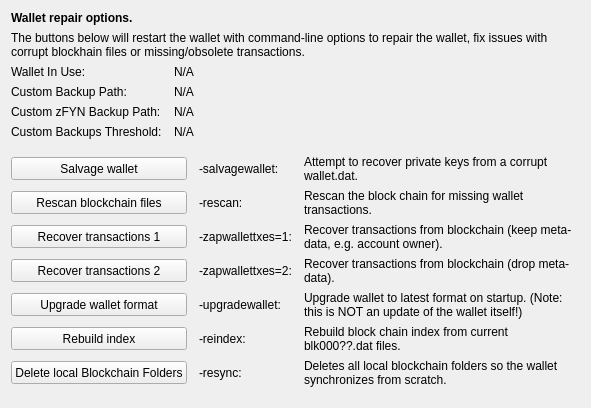
     <widget class="QWidget" name="tab_repair">
      <attribute name="title">
       <string>&amp;Wallet Repair</string>
      </attribute>
      <layout class="QGridLayout" name="gridLayout_4" columnstretch="0,0,0,0">
       <property name="horizontalSpacing">
        <number>12</number>
       </property>
       <item row="0" column="0" colspan="4">
        <widget class="QLabel" name="label_repair_header">
         <property name="font">
          <font>
           <weight>75</weight>
           <bold>true</bold>
          </font>
         </property>
         <property name="text">
          <string>Wallet repair options.</string>
         </property>
        </widget>
       </item>
       <item row="1" column="0" colspan="4">
        <widget class="QLabel" name="label_repair_helptext">
         <property name="font">
          <font>
           <weight>50</weight>
           <bold>false</bold>
          </font>
         </property>
         <property name="text">
          <string>The buttons below will restart the wallet with command-line options to repair the wallet, fix issues with corrupt blockhain files or missing/obsolete transactions.</string>
         </property>
         <property name="wordWrap">
          <bool>true</bool>
         </property>
        </widget>
       </item>
       <item row="2" column="0">
        <widget class="QLabel" name="wallet_path_label">
         <property name="text">
          <string>Wallet In Use:</string>
         </property>
        </widget>
       </item>
       <item row="2" column="1" colspan="3">
        <widget class="QLabel" name="wallet_path">
         <property name="cursor">
          <cursorShape>IBeamCursor</cursorShape>
         </property>
         <property name="text">
          <string>N/A</string>
         </property>
         <property name="textFormat">
          <enum>Qt::PlainText</enum>
         </property>
         <property name="textInteractionFlags">
          <set>Qt::LinksAccessibleByMouse|Qt::TextSelectableByKeyboard|Qt::TextSelectableByMouse</set>
         </property>
        </widget>
       </item>
       <item row="3" column="0">
        <widget class="QLabel" name="wallet_custombackuppath_label">
         <property name="text">
          <string>Custom Backup Path:</string>
         </property>
         <property name="visible">
          <bool>false</bool>
         </property>
        </widget>
       </item>
       <item row="3" column="1" colspan="3">
        <widget class="QLabel" name="wallet_custombackuppath">
         <property name="cursor">
          <cursorShape>IBeamCursor</cursorShape>
         </property>
         <property name="text">
          <string>N/A</string>
         </property>
         <property name="textFormat">
          <enum>Qt::PlainText</enum>
         </property>
         <property name="textInteractionFlags">
          <set>Qt::LinksAccessibleByMouse|Qt::TextSelectableByKeyboard|Qt::TextSelectableByMouse</set>
         </property>
         <property name="visible">
          <bool>false</bool>
         </property>
        </widget>
       </item>
       <item row="4" column="0">
        <widget class="QLabel" name="wallet_customzfynbackuppath_label">
         <property name="text">
          <string>Custom zFYN Backup Path:</string>
         </property>
         <property name="visible">
          <bool>false</bool>
         </property>
        </widget>
       </item>
       <item row="4" column="1" colspan="3">
        <widget class="QLabel" name="wallet_customzfynbackuppath">
         <property name="cursor">
          <cursorShape>IBeamCursor</cursorShape>
         </property>
         <property name="text">
          <string>N/A</string>
         </property>
         <property name="textFormat">
          <enum>Qt::PlainText</enum>
         </property>
         <property name="textInteractionFlags">
          <set>Qt::LinksAccessibleByMouse|Qt::TextSelectableByKeyboard|Qt::TextSelectableByMouse</set>
         </property>
         <property name="visible">
          <bool>false</bool>
         </property>
        </widget>
       </item>
       <item row="5" column="0">
        <widget class="QLabel" name="wallet_custombackupthreshold_label">
         <property name="text">
          <string>Custom Backups Threshold:</string>
         </property>
         <property name="visible">
          <bool>false</bool>
         </property>
        </widget>
       </item>
       <item row="5" column="1" colspan="3">
        <widget class="QLabel" name="wallet_custombackupthreshold">
         <property name="cursor">
          <cursorShape>IBeamCursor</cursorShape>
         </property>
         <property name="text">
          <string>N/A</string>
         </property>
         <property name="textFormat">
          <enum>Qt::PlainText</enum>
         </property>
         <property name="textInteractionFlags">
          <set>Qt::LinksAccessibleByMouse|Qt::TextSelectableByKeyboard|Qt::TextSelectableByMouse</set>
         </property>
         <property name="visible">
          <bool>false</bool>
         </property>
        </widget>
       </item>
       <item row="6" column="0">
        <spacer name="verticalSpacer_repair1">
         <property name="orientation">
          <enum>Qt::Vertical</enum>
         </property>
         <property name="sizeHint" stdset="0">
          <size>
           <width>10</width>
           <height>10</height>
          </size>
         </property>
        </spacer>
       </item>
       <item row="7" column="0" colspan="2">
        <widget class="QPushButton" name="btn_salvagewallet">
         <property name="minimumSize">
          <size>
           <width>100</width>
           <height>23</height>
          </size>
         </property>
         <property name="text">
          <string>Salvage wallet</string>
         </property>
        </widget>
       </item>
       <item row="7" column="2">
        <widget class="QLabel" name="label_repair_salvage_command">
         <property name="text">
          <string notr="true">-salvagewallet:</string>
         </property>
        </widget>
       </item>
       <item row="7" column="3">
        <widget class="QLabel" name="label_repair_salvage">
         <property name="text">
          <string>Attempt to recover private keys from a corrupt wallet.dat.</string>
         </property>
         <property name="wordWrap">
          <bool>true</bool>
         </property>
        </widget>
       </item>
       <item row="8" column="0" colspan="2">
        <widget class="QPushButton" name="btn_rescan">
         <property name="minimumSize">
          <size>
           <width>100</width>
           <height>23</height>
          </size>
         </property>
         <property name="text">
          <string>Rescan blockchain files</string>
         </property>
        </widget>
       </item>
       <item row="8" column="2">
        <widget class="QLabel" name="label_repair_rescan_command">
         <property name="text">
          <string notr="true">-rescan:</string>
         </property>
        </widget>
       </item>
       <item row="8" column="3">
        <widget class="QLabel" name="label_repair_rescan">
         <property name="text">
          <string>Rescan the block chain for missing wallet transactions.</string>
         </property>
         <property name="wordWrap">
          <bool>true</bool>
         </property>
        </widget>
       </item>
       <item row="9" column="0" colspan="2">
        <widget class="QPushButton" name="btn_zapwallettxes1">
         <property name="minimumSize">
          <size>
           <width>100</width>
           <height>23</height>
          </size>
         </property>
         <property name="text">
          <string>Recover transactions 1</string>
         </property>
        </widget>
       </item>
       <item row="9" column="2">
        <widget class="QLabel" name="label_repair_zap1_command">
         <property name="text">
          <string notr="true">-zapwallettxes=1:</string>
         </property>
        </widget>
       </item>
       <item row="9" column="3">
        <widget class="QLabel" name="label_repair_zap1">
         <property name="text">
          <string>Recover transactions from blockchain (keep meta-data, e.g. account owner).</string>
         </property>
         <property name="wordWrap">
          <bool>true</bool>
         </property>
        </widget>
       </item>
       <item row="10" column="0" colspan="2">
        <widget class="QPushButton" name="btn_zapwallettxes2">
         <property name="minimumSize">
          <size>
           <width>100</width>
           <height>23</height>
          </size>
         </property>
         <property name="text">
          <string>Recover transactions 2</string>
         </property>
        </widget>
       </item>
       <item row="10" column="2">
        <widget class="QLabel" name="label_repair_zap2_command">
         <property name="text">
          <string notr="true">-zapwallettxes=2:</string>
         </property>
        </widget>
       </item>
       <item row="10" column="3">
        <widget class="QLabel" name="label_repair_zap2">
         <property name="text">
          <string>Recover transactions from blockchain (drop meta-data).</string>
         </property>
         <property name="wordWrap">
          <bool>true</bool>
         </property>
        </widget>
       </item>
       <item row="11" column="0" colspan="2">
        <widget class="QPushButton" name="btn_upgradewallet">
         <property name="minimumSize">
          <size>
           <width>100</width>
           <height>23</height>
          </size>
         </property>
         <property name="text">
          <string>Upgrade wallet format</string>
         </property>
        </widget>
       </item>
       <item row="11" column="2">
        <widget class="QLabel" name="label_repair_upgrade_command">
         <property name="text">
          <string notr="true">-upgradewallet:</string>
         </property>
        </widget>
       </item>
       <item row="11" column="3">
        <widget class="QLabel" name="label_repair_upgrade">
         <property name="text">
          <string>Upgrade wallet to latest format on startup. (Note: this is NOT an update of the wallet itself!)</string>
         </property>
         <property name="wordWrap">
          <bool>true</bool>
         </property>
        </widget>
       </item>
       <item row="12" column="0" colspan="2">
        <widget class="QPushButton" name="btn_reindex">
         <property name="minimumSize">
          <size>
           <width>100</width>
           <height>23</height>
          </size>
         </property>
         <property name="text">
          <string>Rebuild index</string>
         </property>
        </widget>
       </item>
       <item row="12" column="2">
        <widget class="QLabel" name="label_repair_reindex_command">
         <property name="text">
          <string notr="true">-reindex:</string>
         </property>
        </widget>
       </item>
       <item row="12" column="3">
        <widget class="QLabel" name="label_repair_reindex">
         <property name="text">
          <string>Rebuild block chain index from current blk000??.dat files.</string>
         </property>
         <property name="wordWrap">
          <bool>true</bool>
         </property>
        </widget>
       </item>
       <item row="13" column="0" colspan="2">
        <widget class="QPushButton" name="btn_resync">
         <property name="minimumSize">
          <size>
           <width>100</width>
           <height>23</height>
          </size>
         </property>
         <property name="text">
          <string>Delete local Blockchain Folders</string>
         </property>
        </widget>
       </item>
       <item row="13" column="2">
        <widget class="QLabel" name="label_repair_resync_command">
         <property name="text">
          <string>-resync:</string>
         </property>
        </widget>
       </item>
       <item row="13" column="3">
        <widget class="QLabel" name="label_repair_resync">
         <property name="text">
          <string>Deletes all local blockchain folders so the wallet synchronizes from scratch.</string>
         </property>
         <property name="wordWrap">
          <bool>true</bool>
         </property>
        </widget>
       </item>
       <item row="14" column="0">
        <spacer name="verticalSpacer_repair2">
         <property name="orientation">
          <enum>Qt::Vertical</enum>
         </property>
         <property name="sizeHint" stdset="0">
          <size>
           <width>20</width>
           <height>10</height>
          </size>
         </property>
        </spacer>
       </item>
      </layout>
     </widget>
